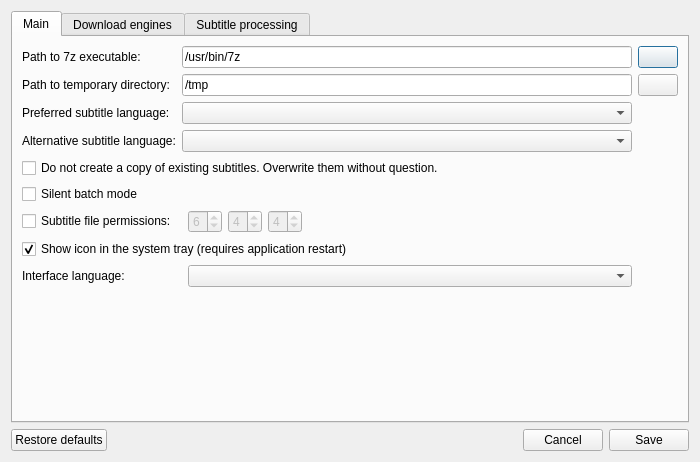
<?xml version="1.0" encoding="UTF-8"?>
<ui version="4.0">
 <class>frmOptions</class>
 <widget class="QDialog" name="frmOptions">
  <property name="geometry">
   <rect>
    <x>0</x>
    <y>0</y>
    <width>700</width>
    <height>462</height>
   </rect>
  </property>
  <property name="windowTitle">
   <string>QNapi - Settings</string>
  </property>
  <property name="windowIcon">
   <iconset resource="../res/resources.qrc">
    <normaloff>:/icon/qnapi.png</normaloff>:/icon/qnapi.png</iconset>
  </property>
  <layout class="QVBoxLayout">
   <item>
    <widget class="QTabWidget" name="tabOptions">
     <property name="currentIndex">
      <number>0</number>
     </property>
     <widget class="QWidget" name="tabGeneral">
      <attribute name="title">
       <string>Main</string>
      </attribute>
      <layout class="QGridLayout" name="gridLayout">
       <item row="4" column="0" colspan="3">
        <widget class="QCheckBox" name="cbNoBackup">
         <property name="text">
          <string>Do not create a copy of existing subtitles. Overwrite them without question.</string>
         </property>
        </widget>
       </item>
       <item row="0" column="3">
        <widget class="QPushButton" name="pb7zPathSelect">
         <property name="text">
          <string/>
         </property>
         <property name="icon">
          <iconset resource="../res/resources.qrc">
           <normaloff>:/ui/folder.png</normaloff>:/ui/folder.png</iconset>
         </property>
        </widget>
       </item>
       <item row="1" column="1" colspan="2">
        <widget class="QLineEdit" name="leTmpPath">
         <property name="text">
          <string>/tmp</string>
         </property>
        </widget>
       </item>
       <item row="2" column="1" colspan="2">
        <widget class="QComboBox" name="cbLang"/>
       </item>
       <item row="3" column="1" colspan="2">
        <widget class="QComboBox" name="cbLangBackup"/>
       </item>
       <item row="2" column="0">
        <widget class="QLabel" name="lbLang">
         <property name="text">
          <string>Preferred subtitle language:</string>
         </property>
        </widget>
       </item>
       <item row="7" column="0" colspan="3">
        <widget class="QCheckBox" name="cbShowDockIcon">
         <property name="text">
          <string>Show icon in the system tray (requires application restart)</string>
         </property>
         <property name="checked">
          <bool>true</bool>
         </property>
        </widget>
       </item>
       <item row="1" column="3">
        <widget class="QPushButton" name="pbTmpPathSelect">
         <property name="text">
          <string/>
         </property>
         <property name="icon">
          <iconset resource="../res/resources.qrc">
           <normaloff>:/ui/folder.png</normaloff>:/ui/folder.png</iconset>
         </property>
        </widget>
       </item>
       <item row="6" column="2">
        <layout class="QHBoxLayout" name="_2">
         <property name="spacing">
          <number>6</number>
         </property>
         <property name="topMargin">
          <number>0</number>
         </property>
         <item>
          <widget class="QSpinBox" name="sbUPerm">
           <property name="enabled">
            <bool>false</bool>
           </property>
           <property name="maximum">
            <number>7</number>
           </property>
           <property name="value">
            <number>6</number>
           </property>
          </widget>
         </item>
         <item>
          <widget class="QSpinBox" name="sbGPerm">
           <property name="enabled">
            <bool>false</bool>
           </property>
           <property name="maximum">
            <number>7</number>
           </property>
           <property name="value">
            <number>4</number>
           </property>
          </widget>
         </item>
         <item>
          <widget class="QSpinBox" name="sbOPerm">
           <property name="enabled">
            <bool>false</bool>
           </property>
           <property name="maximum">
            <number>7</number>
           </property>
           <property name="value">
            <number>4</number>
           </property>
          </widget>
         </item>
         <item>
          <spacer name="horizontalSpacer_2">
           <property name="orientation">
            <enum>Qt::Horizontal</enum>
           </property>
           <property name="sizeHint" stdset="0">
            <size>
             <width>40</width>
             <height>20</height>
            </size>
           </property>
          </spacer>
         </item>
        </layout>
       </item>
       <item row="6" column="0" colspan="2">
        <widget class="QCheckBox" name="cbChangePermissions">
         <property name="text">
          <string>Subtitle file permissions: </string>
         </property>
        </widget>
       </item>
       <item row="0" column="1" colspan="2">
        <widget class="QLineEdit" name="le7zPath">
         <property name="text">
          <string>/usr/bin/7z</string>
         </property>
         <property name="cursorPosition">
          <number>11</number>
         </property>
         <property name="readOnly">
          <bool>false</bool>
         </property>
        </widget>
       </item>
       <item row="3" column="0">
        <widget class="QLabel" name="lbLangBackup">
         <property name="text">
          <string>Alternative subtitle language:</string>
         </property>
        </widget>
       </item>
       <item row="1" column="0">
        <widget class="QLabel" name="lbTmpPath">
         <property name="text">
          <string>Path to temporary directory:</string>
         </property>
        </widget>
       </item>
       <item row="0" column="0">
        <widget class="QLabel" name="lb7zPath">
         <property name="text">
          <string>Path to 7z executable:</string>
         </property>
        </widget>
       </item>
       <item row="5" column="0" colspan="3">
        <widget class="QCheckBox" name="cbQuietBatch">
         <property name="toolTip">
          <string>Do not show any windows while retrieving subtitles in command-line</string>
         </property>
         <property name="toolTipDuration">
          <number>5000</number>
         </property>
         <property name="text">
          <string>Silent batch mode</string>
         </property>
        </widget>
       </item>
       <item row="12" column="0" colspan="3">
        <spacer name="verticalSpacer">
         <property name="orientation">
          <enum>Qt::Vertical</enum>
         </property>
         <property name="sizeHint" stdset="0">
          <size>
           <width>568</width>
           <height>172</height>
          </size>
         </property>
        </spacer>
       </item>
       <item row="11" column="2">
        <widget class="QComboBox" name="cbLangUI"/>
       </item>
       <item row="11" column="0">
        <widget class="QLabel" name="lbLangUI">
         <property name="layoutDirection">
          <enum>Qt::LeftToRight</enum>
         </property>
         <property name="text">
          <string>Interface language:</string>
         </property>
         <property name="alignment">
          <set>Qt::AlignLeading|Qt::AlignLeft|Qt::AlignVCenter</set>
         </property>
        </widget>
       </item>
      </layout>
     </widget>
     <widget class="QWidget" name="tabDownloadEngines">
      <attribute name="title">
       <string>Download engines</string>
      </attribute>
      <layout class="QGridLayout" name="gridLayout_2">
       <item row="0" column="0">
        <widget class="QLabel" name="lbAvailableEngines">
         <property name="text">
          <string>Available engines to download subtitles from:</string>
         </property>
        </widget>
       </item>
       <item row="11" column="0">
        <widget class="QLabel" name="lbDownloadPolicy">
         <property name="sizePolicy">
          <sizepolicy hsizetype="Preferred" vsizetype="Maximum">
           <horstretch>0</horstretch>
           <verstretch>0</verstretch>
          </sizepolicy>
         </property>
         <property name="text">
          <string>Subtitle download policy:</string>
         </property>
        </widget>
       </item>
       <item row="12" column="0" colspan="2">
        <widget class="QComboBox" name="cbDownloadPolicy">
         <property name="currentIndex">
          <number>1</number>
         </property>
         <property name="maxCount">
          <number>3</number>
         </property>
         <item>
          <property name="text">
           <string>Always show a list of available subtitles</string>
          </property>
         </item>
         <item>
          <property name="text">
           <string>Show a list of available subtitles only if needed</string>
          </property>
         </item>
         <item>
          <property name="text">
           <string>Always obtain first matching subtitles and never show a list</string>
          </property>
         </item>
        </widget>
       </item>
       <item row="1" column="0" rowspan="7">
        <widget class="QTableWidget" name="twEngines">
         <property name="editTriggers">
          <set>QAbstractItemView::NoEditTriggers</set>
         </property>
         <property name="dragDropMode">
          <enum>QAbstractItemView::NoDragDrop</enum>
         </property>
         <property name="selectionMode">
          <enum>QAbstractItemView::SingleSelection</enum>
         </property>
         <property name="selectionBehavior">
          <enum>QAbstractItemView::SelectRows</enum>
         </property>
         <property name="verticalScrollMode">
          <enum>QAbstractItemView::ScrollPerPixel</enum>
         </property>
         <property name="horizontalScrollMode">
          <enum>QAbstractItemView::ScrollPerPixel</enum>
         </property>
        </widget>
       </item>
       <item row="1" column="1">
        <widget class="QPushButton" name="pbMoveUp">
         <property name="enabled">
          <bool>false</bool>
         </property>
         <property name="text">
          <string>Move up</string>
         </property>
         <property name="icon">
          <iconset resource="../res/resources.qrc">
           <normaloff>:/ui/arrow_up.png</normaloff>:/ui/arrow_up.png</iconset>
         </property>
        </widget>
       </item>
       <item row="8" column="0" colspan="2">
        <widget class="QLabel" name="lbSearchPolicy">
         <property name="sizePolicy">
          <sizepolicy hsizetype="Preferred" vsizetype="Maximum">
           <horstretch>0</horstretch>
           <verstretch>0</verstretch>
          </sizepolicy>
         </property>
         <property name="text">
          <string>Search subtitles:</string>
         </property>
        </widget>
       </item>
       <item row="2" column="1">
        <widget class="QPushButton" name="pbMoveDown">
         <property name="enabled">
          <bool>false</bool>
         </property>
         <property name="text">
          <string>Move down  </string>
         </property>
         <property name="icon">
          <iconset resource="../res/resources.qrc">
           <normaloff>:/ui/arrow_down.png</normaloff>:/ui/arrow_down.png</iconset>
         </property>
        </widget>
       </item>
       <item row="4" column="1">
        <widget class="QPushButton" name="pbEngineInfo">
         <property name="enabled">
          <bool>false</bool>
         </property>
         <property name="text">
          <string>Information</string>
         </property>
         <property name="icon">
          <iconset resource="../res/resources.qrc">
           <normaloff>:/ui/information.png</normaloff>:/ui/information.png</iconset>
         </property>
        </widget>
       </item>
       <item row="3" column="1">
        <widget class="QPushButton" name="pbEngineConf">
         <property name="enabled">
          <bool>false</bool>
         </property>
         <property name="text">
          <string>Configure</string>
         </property>
         <property name="icon">
          <iconset resource="../res/resources.qrc">
           <normaloff>:/ui/wrench.png</normaloff>:/ui/wrench.png</iconset>
         </property>
        </widget>
       </item>
       <item row="9" column="0">
        <widget class="QComboBox" name="cbSearchPolicy">
         <property name="currentIndex">
          <number>1</number>
         </property>
         <item>
          <property name="text">
           <string>Stop the search after finding a matching subtitle (faster)</string>
          </property>
         </item>
         <item>
          <property name="text">
           <string>Search all available subtitles (slower)</string>
          </property>
         </item>
         <item>
          <property name="text">
           <string>Find all subtitles, also in alternative language (slowest)</string>
          </property>
         </item>
        </widget>
       </item>
      </layout>
     </widget>
     <widget class="QWidget" name="tabPostProcessing">
      <attribute name="title">
       <string>Subtitle processing</string>
      </attribute>
      <layout class="QGridLayout" name="gridLayout_3">
       <item row="0" column="0">
        <widget class="QGroupBox" name="gbPpEnable">
         <property name="title">
          <string>Turn on processing for downloaded subtitles</string>
         </property>
         <property name="checkable">
          <bool>true</bool>
         </property>
         <property name="checked">
          <bool>true</bool>
         </property>
         <layout class="QGridLayout" name="gridLayout_4">
          <item row="0" column="0" colspan="4">
           <layout class="QHBoxLayout" name="horizontalLayout_2">
            <item>
             <widget class="QLabel" name="lbEncoding">
              <property name="text">
               <string>Character encoding:</string>
              </property>
             </widget>
            </item>
            <item>
             <widget class="QComboBox" name="cbEncodingMethod">
              <property name="sizePolicy">
               <sizepolicy hsizetype="MinimumExpanding" vsizetype="Fixed">
                <horstretch>0</horstretch>
                <verstretch>0</verstretch>
               </sizepolicy>
              </property>
              <item>
               <property name="text">
                <string>Keep the original</string>
               </property>
              </item>
              <item>
               <property name="text">
                <string>Convert (settings below)</string>
               </property>
              </item>
              <item>
               <property name="text">
                <string>Replace accented characters with their ASCII equivalents</string>
               </property>
              </item>
             </widget>
            </item>
           </layout>
          </item>
          <item row="2" column="0" colspan="4">
           <layout class="QHBoxLayout">
            <item>
             <spacer>
              <property name="orientation">
               <enum>Qt::Horizontal</enum>
              </property>
              <property name="sizeType">
               <enum>QSizePolicy::Fixed</enum>
              </property>
              <property name="sizeHint" stdset="0">
               <size>
                <width>30</width>
                <height>20</height>
               </size>
              </property>
             </spacer>
            </item>
            <item>
             <widget class="QLabel" name="lbConvertFrom">
              <property name="enabled">
               <bool>false</bool>
              </property>
              <property name="sizePolicy">
               <sizepolicy hsizetype="Minimum" vsizetype="Preferred">
                <horstretch>0</horstretch>
                <verstretch>0</verstretch>
               </sizepolicy>
              </property>
              <property name="text">
               <string>From:</string>
              </property>
              <property name="alignment">
               <set>Qt::AlignCenter</set>
              </property>
             </widget>
            </item>
            <item>
             <widget class="QComboBox" name="cbEncFrom">
              <property name="enabled">
               <bool>false</bool>
              </property>
              <property name="sizePolicy">
               <sizepolicy hsizetype="MinimumExpanding" vsizetype="Fixed">
                <horstretch>0</horstretch>
                <verstretch>0</verstretch>
               </sizepolicy>
              </property>
              <item>
               <property name="text">
                <string>Windows-1250</string>
               </property>
              </item>
             </widget>
            </item>
            <item>
             <spacer>
              <property name="orientation">
               <enum>Qt::Horizontal</enum>
              </property>
              <property name="sizeType">
               <enum>QSizePolicy::Fixed</enum>
              </property>
              <property name="sizeHint" stdset="0">
               <size>
                <width>25</width>
                <height>20</height>
               </size>
              </property>
             </spacer>
            </item>
            <item>
             <widget class="QLabel" name="lbConvert">
              <property name="enabled">
               <bool>false</bool>
              </property>
              <property name="sizePolicy">
               <sizepolicy hsizetype="Minimum" vsizetype="Preferred">
                <horstretch>0</horstretch>
                <verstretch>0</verstretch>
               </sizepolicy>
              </property>
              <property name="text">
               <string>to:</string>
              </property>
              <property name="alignment">
               <set>Qt::AlignCenter</set>
              </property>
             </widget>
            </item>
            <item>
             <widget class="QComboBox" name="cbEncTo">
              <property name="enabled">
               <bool>false</bool>
              </property>
              <property name="sizePolicy">
               <sizepolicy hsizetype="MinimumExpanding" vsizetype="Fixed">
                <horstretch>0</horstretch>
                <verstretch>0</verstretch>
               </sizepolicy>
              </property>
              <item>
               <property name="text">
                <string>UTF-8</string>
               </property>
              </item>
             </widget>
            </item>
            <item>
             <spacer>
              <property name="orientation">
               <enum>Qt::Horizontal</enum>
              </property>
              <property name="sizeType">
               <enum>QSizePolicy::Fixed</enum>
              </property>
              <property name="sizeHint" stdset="0">
               <size>
                <width>25</width>
                <height>20</height>
               </size>
              </property>
             </spacer>
            </item>
           </layout>
          </item>
          <item row="3" column="0" colspan="4">
           <layout class="QHBoxLayout" name="horizontalLayout">
            <property name="topMargin">
             <number>0</number>
            </property>
            <item>
             <spacer name="horizontalSpacer">
              <property name="orientation">
               <enum>Qt::Horizontal</enum>
              </property>
              <property name="sizeType">
               <enum>QSizePolicy::Fixed</enum>
              </property>
              <property name="sizeHint" stdset="0">
               <size>
                <width>30</width>
                <height>20</height>
               </size>
              </property>
             </spacer>
            </item>
            <item>
             <widget class="QCheckBox" name="cbShowAllEncodings">
              <property name="enabled">
               <bool>false</bool>
              </property>
              <property name="text">
               <string>Show all available character encodings</string>
              </property>
             </widget>
            </item>
           </layout>
          </item>
          <item row="5" column="0" colspan="4">
           <widget class="QTextEdit" name="teRemoveWords">
            <property name="enabled">
             <bool>false</bool>
            </property>
            <property name="html">
             <string>&lt;!DOCTYPE HTML PUBLIC &quot;-//W3C//DTD HTML 4.0//EN&quot; &quot;http://www.w3.org/TR/REC-html40/strict.dtd&quot;&gt;
&lt;html&gt;&lt;head&gt;&lt;meta name=&quot;qrichtext&quot; content=&quot;1&quot; /&gt;&lt;style type=&quot;text/css&quot;&gt;
p, li { white-space: pre-wrap; }
&lt;/style&gt;&lt;/head&gt;&lt;body style=&quot; font-family:'Noto Sans'; font-size:10pt; font-weight:400; font-style:normal;&quot;&gt;
&lt;p style=&quot; margin-top:0px; margin-bottom:0px; margin-left:0px; margin-right:0px; -qt-block-indent:0; text-indent:0px;&quot;&gt;&lt;span style=&quot; font-family:'DejaVu Sans';&quot;&gt;movie info&lt;/span&gt;&lt;/p&gt;
&lt;p style=&quot; margin-top:0px; margin-bottom:0px; margin-left:0px; margin-right:0px; -qt-block-indent:0; text-indent:0px; -qt-user-state:0;&quot;&gt;&lt;span style=&quot; font-family:'DejaVu Sans';&quot;&gt;synchro&lt;/span&gt;&lt;/p&gt;&lt;/body&gt;&lt;/html&gt;</string>
            </property>
            <property name="acceptRichText">
             <bool>false</bool>
            </property>
           </widget>
          </item>
          <item row="6" column="0">
           <widget class="QLabel" name="lbSubFormat">
            <property name="text">
             <string>Subtitle format:</string>
            </property>
           </widget>
          </item>
          <item row="6" column="1">
           <widget class="QComboBox" name="cbSubFormat">
            <property name="sizePolicy">
             <sizepolicy hsizetype="MinimumExpanding" vsizetype="Fixed">
              <horstretch>0</horstretch>
              <verstretch>0</verstretch>
             </sizepolicy>
            </property>
            <item>
             <property name="text">
              <string>Keep the original</string>
             </property>
            </item>
           </widget>
          </item>
          <item row="6" column="2">
           <widget class="QLabel" name="lbSubExtension">
            <property name="text">
             <string>Subtitle extension:</string>
            </property>
           </widget>
          </item>
          <item row="6" column="3">
           <widget class="QComboBox" name="cbSubExtension">
            <property name="sizePolicy">
             <sizepolicy hsizetype="MinimumExpanding" vsizetype="Fixed">
              <horstretch>0</horstretch>
              <verstretch>0</verstretch>
             </sizepolicy>
            </property>
            <item>
             <property name="text">
              <string>Default</string>
             </property>
            </item>
            <item>
             <property name="text">
              <string>srt</string>
             </property>
            </item>
            <item>
             <property name="text">
              <string>sub</string>
             </property>
            </item>
            <item>
             <property name="text">
              <string>txt</string>
             </property>
            </item>
           </widget>
          </item>
          <item row="7" column="0" colspan="4">
           <widget class="QCheckBox" name="cbSkipConvertAds">
            <property name="enabled">
             <bool>true</bool>
            </property>
            <property name="text">
             <string>Do not add information about QNapi while converting between formats</string>
            </property>
           </widget>
          </item>
          <item row="1" column="0" colspan="4">
           <widget class="QCheckBox" name="cbAutoDetectEncoding">
            <property name="enabled">
             <bool>false</bool>
            </property>
            <property name="text">
             <string>Attempt to automatically detect encoding</string>
            </property>
            <property name="checked">
             <bool>false</bool>
            </property>
           </widget>
          </item>
          <item row="4" column="0" colspan="4">
           <widget class="QCheckBox" name="cbRemoveLines">
            <property name="text">
             <string>Remove subtitle lines that contain the following words:</string>
            </property>
           </widget>
          </item>
         </layout>
         <zorder>cbAutoDetectEncoding</zorder>
         <zorder>cbRemoveLines</zorder>
         <zorder>teRemoveWords</zorder>
         <zorder>lbSubFormat</zorder>
         <zorder>cbSubFormat</zorder>
         <zorder>lbSubExtension</zorder>
         <zorder>cbSubExtension</zorder>
         <zorder>cbSkipConvertAds</zorder>
        </widget>
       </item>
      </layout>
     </widget>
    </widget>
   </item>
   <item>
    <layout class="QHBoxLayout">
     <item>
      <widget class="QPushButton" name="pbRestoreDefaults">
       <property name="text">
        <string>Restore defaults</string>
       </property>
      </widget>
     </item>
     <item>
      <spacer>
       <property name="orientation">
        <enum>Qt::Horizontal</enum>
       </property>
       <property name="sizeHint" stdset="0">
        <size>
         <width>40</width>
         <height>20</height>
        </size>
       </property>
      </spacer>
     </item>
     <item>
      <widget class="QPushButton" name="pbCancel">
       <property name="text">
        <string>Cancel</string>
       </property>
      </widget>
     </item>
     <item>
      <widget class="QPushButton" name="pbSave">
       <property name="text">
        <string>Save</string>
       </property>
      </widget>
     </item>
    </layout>
   </item>
  </layout>
 </widget>
 <tabstops>
  <tabstop>tabOptions</tabstop>
  <tabstop>le7zPath</tabstop>
  <tabstop>pb7zPathSelect</tabstop>
  <tabstop>leTmpPath</tabstop>
  <tabstop>pbTmpPathSelect</tabstop>
  <tabstop>cbLang</tabstop>
  <tabstop>cbNoBackup</tabstop>
  <tabstop>cbShowDockIcon</tabstop>
  <tabstop>twEngines</tabstop>
  <tabstop>pbMoveUp</tabstop>
  <tabstop>pbMoveDown</tabstop>
  <tabstop>pbEngineConf</tabstop>
  <tabstop>pbEngineInfo</tabstop>
  <tabstop>cbDownloadPolicy</tabstop>
  <tabstop>cbAutoDetectEncoding</tabstop>
  <tabstop>cbEncFrom</tabstop>
  <tabstop>cbEncTo</tabstop>
  <tabstop>cbShowAllEncodings</tabstop>
  <tabstop>cbRemoveLines</tabstop>
  <tabstop>teRemoveWords</tabstop>
  <tabstop>pbRestoreDefaults</tabstop>
  <tabstop>pbCancel</tabstop>
  <tabstop>pbSave</tabstop>
 </tabstops>
 <resources>
  <include location="../res/resources.qrc"/>
 </resources>
 <connections>
  <connection>
   <sender>pbSave</sender>
   <signal>clicked()</signal>
   <receiver>frmOptions</receiver>
   <slot>accept()</slot>
   <hints>
    <hint type="sourcelabel">
     <x>607</x>
     <y>404</y>
    </hint>
    <hint type="destinationlabel">
     <x>327</x>
     <y>211</y>
    </hint>
   </hints>
  </connection>
  <connection>
   <sender>pbCancel</sender>
   <signal>clicked()</signal>
   <receiver>frmOptions</receiver>
   <slot>reject()</slot>
   <hints>
    <hint type="sourcelabel">
     <x>528</x>
     <y>404</y>
    </hint>
    <hint type="destinationlabel">
     <x>327</x>
     <y>211</y>
    </hint>
   </hints>
  </connection>
  <connection>
   <sender>cbRemoveLines</sender>
   <signal>toggled(bool)</signal>
   <receiver>teRemoveWords</receiver>
   <slot>setEnabled(bool)</slot>
   <hints>
    <hint type="sourcelabel">
     <x>191</x>
     <y>213</y>
    </hint>
    <hint type="destinationlabel">
     <x>129</x>
     <y>251</y>
    </hint>
   </hints>
  </connection>
  <connection>
   <sender>cbChangePermissions</sender>
   <signal>toggled(bool)</signal>
   <receiver>sbUPerm</receiver>
   <slot>setEnabled(bool)</slot>
   <hints>
    <hint type="sourcelabel">
     <x>108</x>
     <y>225</y>
    </hint>
    <hint type="destinationlabel">
     <x>450</x>
     <y>244</y>
    </hint>
   </hints>
  </connection>
  <connection>
   <sender>cbChangePermissions</sender>
   <signal>toggled(bool)</signal>
   <receiver>sbGPerm</receiver>
   <slot>setEnabled(bool)</slot>
   <hints>
    <hint type="sourcelabel">
     <x>176</x>
     <y>224</y>
    </hint>
    <hint type="destinationlabel">
     <x>496</x>
     <y>244</y>
    </hint>
   </hints>
  </connection>
  <connection>
   <sender>cbChangePermissions</sender>
   <signal>toggled(bool)</signal>
   <receiver>sbOPerm</receiver>
   <slot>setEnabled(bool)</slot>
   <hints>
    <hint type="sourcelabel">
     <x>124</x>
     <y>225</y>
    </hint>
    <hint type="destinationlabel">
     <x>542</x>
     <y>244</y>
    </hint>
   </hints>
  </connection>
 </connections>
</ui>
